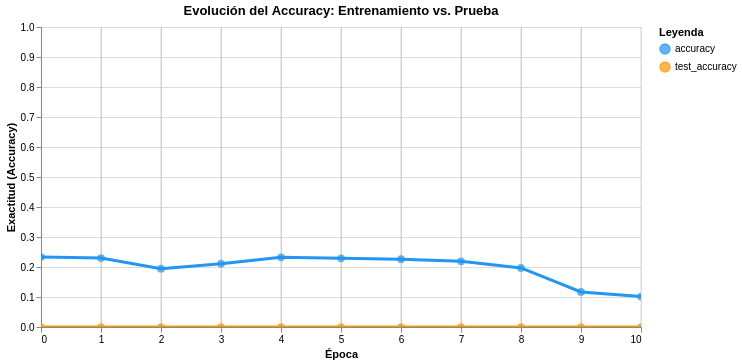
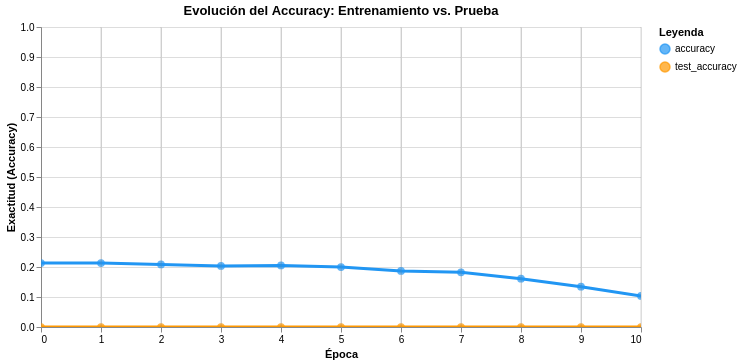
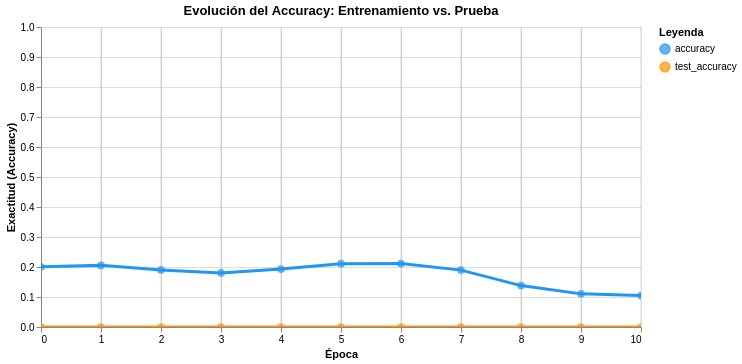
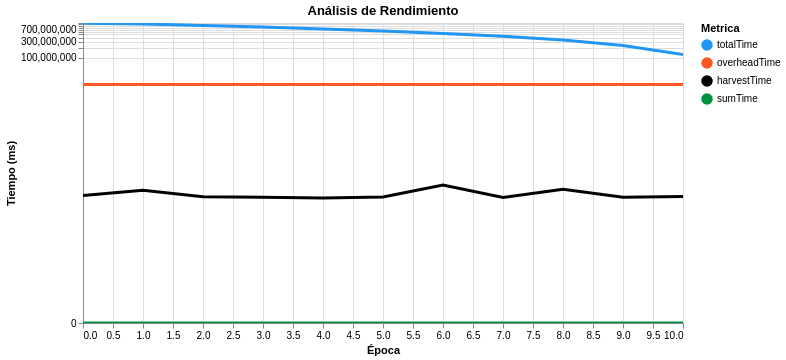

The cell these charts' notebook holds for them, in order:
### Markdown cell above
validamos como fue el entrenamiento:

### Code cell
# import os
# os.environ["token"] = os.getenv("HF_TOKEN", "")

# 1. Descargamos el dataset usando el nuevo formato
(dsTest, sizeTest) = downloadDataset("uoft-cs/cifar10", "test")

# 2. Iteramos para traer un lote grande de prueba (como si tuvieramos 1 solo worker para nosotros)
# Pasamos: split=(1,0) para agarrar todo el subset
# workerNumber=1 
# batchSize y classNumber adaptados
x, y = next(getBatch(
    dsTest, 
    batchSize=10000, 
    labels=("img", "label"), 
    size=sizeTest, 
    workerNumber=1, 
    split=(1, 0), 
    shape=(32, 32),
    label="test",
    classNumber=10
))

labelToMeaning = {
    0: "airplane",
    1: "automobile",
    2: "bird",
    3: "cat",
    4: "deer",
    5: "dog",
    6: "frog",
    7: "horse",
    8: "ship",
    9: "truck",
}
plot_accuracy(historyComplete).show()
plot_accuracy(historyComplete2).show()
plot_accuracy(historyComplete3).show()
plot_time(historyComplete).show()
plot_time(historyComplete2).show()
plot_time(historyComplete3).show()

### Figure 1 — Vega-Lite specification as saved in the notebook (floating-point values rounded to 4 significant figures)
{"config": {"view": {"continuousWidth": 300, "continuousHeight": 300}}, "layer": [{"mark": {"type": "line", "strokeWidth": 3}, "encoding": {"color": {"field": "Dataset", "scale": {"domain": ["accuracy", "test_accuracy"], "range": ["#2196F3", "#FF9800"]}, "title": "Leyenda", "type": "nominal"}, "x": {"axis": {"tickMinStep": 1}, "field": "epoch", "title": "Época", "type": "quantitative"}, "y": {"field": "Acc", "scale": {"domain": [0, 1]}, "title": "Exactitud (Accuracy)", "type": "quantitative"}}, "name": "view_cdf7fd61400d0b34_0"}, {"mark": {"type": "point", "filled": true, "size": 60}, "encoding": {"color": {"field": "Dataset", "scale": {"domain": ["accuracy", "test_accuracy"], "range": ["#2196F3", "#FF9800"]}, "title": "Leyenda", "type": "nominal"}, "x": {"axis": {"tickMinStep": 1}, "field": "epoch", "title": "Época", "type": "quantitative"}, "y": {"field": "Acc", "scale": {"domain": [0, 1]}, "title": "Exactitud (Accuracy)", "type": "quantitative"}}}, {"data": {"name": "data-b645f11752c30bcbefeb580875913532"}, "mark": {"type": "rule", "color": "gray"}, "encoding": {"opacity": {"condition": {"param": "param_0d383988c6781c04", "value": 0.3}, "value": 0}, "tooltip": [{"field": "epoch", "title": "Época", "type": "quantitative"}, {"field": "accuracy", "format": ".2%", "title": "Train Acc", "type": "quantitative"}, {"field": "test_accuracy", "format": ".2%", "title": "Test Acc", "type": "quantitative"}], "x": {"field": "epoch", "type": "quantitative"}}, "name": "view_3174e2bd9a0708a4_2"}], "data": {"name": "data-f8efb06de6c88422a0fca452e75e1266"}, "height": 300, "params": [{"name": "param_0d383988c6781c04", "select": {"type": "point", "fields": ["epoch"], "nearest": true, "on": "mouseover"}, "views": ["view_3174e2bd9a0708a4_2"]}, {"name": "param_1e9efca18e7a2868", "select": {"type": "interval", "encodings": ["x", "y"]}, "bind": "scales", "views": ["view_cdf7fd61400d0b34_0"]}], "title": "Evolución del Accuracy: Entrenamiento vs. Prueba", "width": 600, "$schema": "https://vega.github.io/schema/vega-lite/v6.1.0.json", "datasets": {"data-f8efb06de6c88422a0fca452e75e1266": [{"epoch": 0, "Dataset": "accuracy", "Acc": 0.2331}, {"epoch": 1, "Dataset": "accuracy", "Acc": 0.2298}, {"epoch": 2, "Dataset": "accuracy", "Acc": 0.1946}, {"epoch": 3, "Dataset": "accuracy", "Acc": 0.2109}, {"epoch": 4, "Dataset": "accuracy", "Acc": 0.2321}, {"epoch": 5, "Dataset": "accuracy", "Acc": 0.2291}, {"epoch": 6, "Dataset": "accuracy", "Acc": 0.226}, {"epoch": 7, "Dataset": "accuracy", "Acc": 0.2191}, {"epoch": 8, "Dataset": "accuracy", "Acc": 0.1969}, {"epoch": 9, "Dataset": "accuracy", "Acc": 0.1167}, {"epoch": 10, "Dataset": "accuracy", "Acc": 0.1014}, {"epoch": 0, "Dataset": "test_accuracy", "Acc": 0.0}, {"epoch": 1, "Dataset": "test_accuracy", "Acc": 0.0}, {"epoch": 2, "Dataset": "test_accuracy", "Acc": 0.0}, {"epoch": 3, "Dataset": "test_accuracy", "Acc": 0.0}, {"epoch": 4, "Dataset": "test_accuracy", "Acc": 0.0}, {"epoch": 5, "Dataset": "test_accuracy", "Acc": 0.0}, {"epoch": 6, "Dataset": "test_accuracy", "Acc": 0.0}, {"epoch": 7, "Dataset": "test_accuracy", "Acc": 0.0}, {"epoch": 8, "Dataset": "test_accuracy", "Acc": 0.0}, {"epoch": 9, "Dataset": "test_accuracy", "Acc": 0.0}, {"epoch": 10, "Dataset": "test_accuracy", "Acc": 0.0}], "data-b645f11752c30bcbefeb580875913532": [{"epoch": 0, "accuracy": 0.2331, "test_accuracy": 0.0}, {"epoch": 1, "accuracy": 0.2298, "test_accuracy": 0.0}, {"epoch": 2, "accuracy": 0.1946, "test_accuracy": 0.0}, {"epoch": 3, "accuracy": 0.2109, "test_accuracy": 0.0}, {"epoch": 4, "accuracy": 0.2321, "test_accuracy": 0.0}, {"epoch": 5, "accuracy": 0.2291, "test_accuracy": 0.0}, {"epoch": 6, "accuracy": 0.226, "test_accuracy": 0.0}, {"epoch": 7, "accuracy": 0.2191, "test_accuracy": 0.0}, {"epoch": 8, "accuracy": 0.1969, "test_accuracy": 0.0}, {"epoch": 9, "accuracy": 0.1167, "test_accuracy": 0.0}, {"epoch": 10, "accuracy": 0.1014, "test_accuracy": 0.0}]}}

### Figure 2 — Vega-Lite specification as saved in the notebook (floating-point values rounded to 4 significant figures)
{"config": {"view": {"continuousWidth": 300, "continuousHeight": 300}}, "layer": [{"mark": {"type": "line", "strokeWidth": 3}, "encoding": {"color": {"field": "Dataset", "scale": {"domain": ["accuracy", "test_accuracy"], "range": ["#2196F3", "#FF9800"]}, "title": "Leyenda", "type": "nominal"}, "x": {"axis": {"tickMinStep": 1}, "field": "epoch", "title": "Época", "type": "quantitative"}, "y": {"field": "Acc", "scale": {"domain": [0, 1]}, "title": "Exactitud (Accuracy)", "type": "quantitative"}}, "name": "view_cdf7fd61400d0b34_0"}, {"mark": {"type": "point", "filled": true, "size": 60}, "encoding": {"color": {"field": "Dataset", "scale": {"domain": ["accuracy", "test_accuracy"], "range": ["#2196F3", "#FF9800"]}, "title": "Leyenda", "type": "nominal"}, "x": {"axis": {"tickMinStep": 1}, "field": "epoch", "title": "Época", "type": "quantitative"}, "y": {"field": "Acc", "scale": {"domain": [0, 1]}, "title": "Exactitud (Accuracy)", "type": "quantitative"}}}, {"data": {"name": "data-78c09049da219a903e072aa1edb674ab"}, "mark": {"type": "rule", "color": "gray"}, "encoding": {"opacity": {"condition": {"param": "param_0d383988c6781c04", "value": 0.3}, "value": 0}, "tooltip": [{"field": "epoch", "title": "Época", "type": "quantitative"}, {"field": "accuracy", "format": ".2%", "title": "Train Acc", "type": "quantitative"}, {"field": "test_accuracy", "format": ".2%", "title": "Test Acc", "type": "quantitative"}], "x": {"field": "epoch", "type": "quantitative"}}, "name": "view_6d6c1a8e71377d96_2"}], "data": {"name": "data-214d28fdb6d0b617598f3ddd79226a40"}, "height": 300, "params": [{"name": "param_0d383988c6781c04", "select": {"type": "point", "fields": ["epoch"], "nearest": true, "on": "mouseover"}, "views": ["view_6d6c1a8e71377d96_2"]}, {"name": "param_1e9efca18e7a2868", "select": {"type": "interval", "encodings": ["x", "y"]}, "bind": "scales", "views": ["view_cdf7fd61400d0b34_0"]}], "title": "Evolución del Accuracy: Entrenamiento vs. Prueba", "width": 600, "$schema": "https://vega.github.io/schema/vega-lite/v6.1.0.json", "datasets": {"data-214d28fdb6d0b617598f3ddd79226a40": [{"epoch": 0, "Dataset": "accuracy", "Acc": 0.2133}, {"epoch": 1, "Dataset": "accuracy", "Acc": 0.2131}, {"epoch": 2, "Dataset": "accuracy", "Acc": 0.2085}, {"epoch": 3, "Dataset": "accuracy", "Acc": 0.2035}, {"epoch": 4, "Dataset": "accuracy", "Acc": 0.2052}, {"epoch": 5, "Dataset": "accuracy", "Acc": 0.1997}, {"epoch": 6, "Dataset": "accuracy", "Acc": 0.1869}, {"epoch": 7, "Dataset": "accuracy", "Acc": 0.1821}, {"epoch": 8, "Dataset": "accuracy", "Acc": 0.1608}, {"epoch": 9, "Dataset": "accuracy", "Acc": 0.1345}, {"epoch": 10, "Dataset": "accuracy", "Acc": 0.1034}, {"epoch": 0, "Dataset": "test_accuracy", "Acc": 0.0}, {"epoch": 1, "Dataset": "test_accuracy", "Acc": 0.0}, {"epoch": 2, "Dataset": "test_accuracy", "Acc": 0.0}, {"epoch": 3, "Dataset": "test_accuracy", "Acc": 0.0}, {"epoch": 4, "Dataset": "test_accuracy", "Acc": 0.0}, {"epoch": 5, "Dataset": "test_accuracy", "Acc": 0.0}, {"epoch": 6, "Dataset": "test_accuracy", "Acc": 0.0}, {"epoch": 7, "Dataset": "test_accuracy", "Acc": 0.0}, {"epoch": 8, "Dataset": "test_accuracy", "Acc": 0.0}, {"epoch": 9, "Dataset": "test_accuracy", "Acc": 0.0}, {"epoch": 10, "Dataset": "test_accuracy", "Acc": 0.0}], "data-78c09049da219a903e072aa1edb674ab": [{"epoch": 0, "accuracy": 0.2133, "test_accuracy": 0.0}, {"epoch": 1, "accuracy": 0.2131, "test_accuracy": 0.0}, {"epoch": 2, "accuracy": 0.2085, "test_accuracy": 0.0}, {"epoch": 3, "accuracy": 0.2035, "test_accuracy": 0.0}, {"epoch": 4, "accuracy": 0.2052, "test_accuracy": 0.0}, {"epoch": 5, "accuracy": 0.1997, "test_accuracy": 0.0}, {"epoch": 6, "accuracy": 0.1869, "test_accuracy": 0.0}, {"epoch": 7, "accuracy": 0.1821, "test_accuracy": 0.0}, {"epoch": 8, "accuracy": 0.1608, "test_accuracy": 0.0}, {"epoch": 9, "accuracy": 0.1345, "test_accuracy": 0.0}, {"epoch": 10, "accuracy": 0.1034, "test_accuracy": 0.0}]}}

### Figure 3 — Vega-Lite specification as saved in the notebook (floating-point values rounded to 4 significant figures)
{"config": {"view": {"continuousWidth": 300, "continuousHeight": 300}}, "layer": [{"mark": {"type": "line", "strokeWidth": 3}, "encoding": {"color": {"field": "Dataset", "scale": {"domain": ["accuracy", "test_accuracy"], "range": ["#2196F3", "#FF9800"]}, "title": "Leyenda", "type": "nominal"}, "x": {"axis": {"tickMinStep": 1}, "field": "epoch", "title": "Época", "type": "quantitative"}, "y": {"field": "Acc", "scale": {"domain": [0, 1]}, "title": "Exactitud (Accuracy)", "type": "quantitative"}}, "name": "view_cdf7fd61400d0b34_0"}, {"mark": {"type": "point", "filled": true, "size": 60}, "encoding": {"color": {"field": "Dataset", "scale": {"domain": ["accuracy", "test_accuracy"], "range": ["#2196F3", "#FF9800"]}, "title": "Leyenda", "type": "nominal"}, "x": {"axis": {"tickMinStep": 1}, "field": "epoch", "title": "Época", "type": "quantitative"}, "y": {"field": "Acc", "scale": {"domain": [0, 1]}, "title": "Exactitud (Accuracy)", "type": "quantitative"}}}, {"data": {"name": "data-a5979615a2a3632fc629f012a8f72616"}, "mark": {"type": "rule", "color": "gray"}, "encoding": {"opacity": {"condition": {"param": "param_0d383988c6781c04", "value": 0.3}, "value": 0}, "tooltip": [{"field": "epoch", "title": "Época", "type": "quantitative"}, {"field": "accuracy", "format": ".2%", "title": "Train Acc", "type": "quantitative"}, {"field": "test_accuracy", "format": ".2%", "title": "Test Acc", "type": "quantitative"}], "x": {"field": "epoch", "type": "quantitative"}}, "name": "view_74c106e5f837758a_2"}], "data": {"name": "data-e2d1193cdddc2d692c822d8bdb3e5f1d"}, "height": 300, "params": [{"name": "param_0d383988c6781c04", "select": {"type": "point", "fields": ["epoch"], "nearest": true, "on": "mouseover"}, "views": ["view_74c106e5f837758a_2"]}, {"name": "param_1e9efca18e7a2868", "select": {"type": "interval", "encodings": ["x", "y"]}, "bind": "scales", "views": ["view_cdf7fd61400d0b34_0"]}], "title": "Evolución del Accuracy: Entrenamiento vs. Prueba", "width": 600, "$schema": "https://vega.github.io/schema/vega-lite/v6.1.0.json", "datasets": {"data-e2d1193cdddc2d692c822d8bdb3e5f1d": [{"epoch": 0, "Dataset": "accuracy", "Acc": 0.2004}, {"epoch": 1, "Dataset": "accuracy", "Acc": 0.2054}, {"epoch": 2, "Dataset": "accuracy", "Acc": 0.1904}, {"epoch": 3, "Dataset": "accuracy", "Acc": 0.1802}, {"epoch": 4, "Dataset": "accuracy", "Acc": 0.193}, {"epoch": 5, "Dataset": "accuracy", "Acc": 0.2111}, {"epoch": 6, "Dataset": "accuracy", "Acc": 0.2116}, {"epoch": 7, "Dataset": "accuracy", "Acc": 0.1896}, {"epoch": 8, "Dataset": "accuracy", "Acc": 0.138}, {"epoch": 9, "Dataset": "accuracy", "Acc": 0.1105}, {"epoch": 10, "Dataset": "accuracy", "Acc": 0.1049}, {"epoch": 0, "Dataset": "test_accuracy", "Acc": 0.0}, {"epoch": 1, "Dataset": "test_accuracy", "Acc": 0.0}, {"epoch": 2, "Dataset": "test_accuracy", "Acc": 0.0}, {"epoch": 3, "Dataset": "test_accuracy", "Acc": 0.0}, {"epoch": 4, "Dataset": "test_accuracy", "Acc": 0.0}, {"epoch": 5, "Dataset": "test_accuracy", "Acc": 0.0}, {"epoch": 6, "Dataset": "test_accuracy", "Acc": 0.0}, {"epoch": 7, "Dataset": "test_accuracy", "Acc": 0.0}, {"epoch": 8, "Dataset": "test_accuracy", "Acc": 0.0}, {"epoch": 9, "Dataset": "test_accuracy", "Acc": 0.0}, {"epoch": 10, "Dataset": "test_accuracy", "Acc": 0.0}], "data-a5979615a2a3632fc629f012a8f72616": [{"epoch": 0, "accuracy": 0.2004, "test_accuracy": 0.0}, {"epoch": 1, "accuracy": 0.2054, "test_accuracy": 0.0}, {"epoch": 2, "accuracy": 0.1904, "test_accuracy": 0.0}, {"epoch": 3, "accuracy": 0.1802, "test_accuracy": 0.0}, {"epoch": 4, "accuracy": 0.193, "test_accuracy": 0.0}, {"epoch": 5, "accuracy": 0.2111, "test_accuracy": 0.0}, {"epoch": 6, "accuracy": 0.2116, "test_accuracy": 0.0}, {"epoch": 7, "accuracy": 0.1896, "test_accuracy": 0.0}, {"epoch": 8, "accuracy": 0.138, "test_accuracy": 0.0}, {"epoch": 9, "accuracy": 0.1105, "test_accuracy": 0.0}, {"epoch": 10, "accuracy": 0.1049, "test_accuracy": 0.0}]}}

### Figure 4 — Vega-Lite specification as saved in the notebook (floating-point values rounded to 4 significant figures)
{"config": {"view": {"continuousWidth": 300, "continuousHeight": 300}}, "layer": [{"data": {"name": "data-8df6574396247df5f42652fd587f9015"}, "mark": {"type": "line", "strokeWidth": 3}, "encoding": {"color": {"field": "Metrica", "scale": {"domain": ["totalTime", "overheadTime", "harvestTime", "sumTime"], "range": ["#2196F3", "#FF5722", "#000000", "#00913F"]}, "type": "nominal"}, "x": {"field": "epoch", "title": "Época", "type": "quantitative"}, "y": {"field": "ms", "scale": {"type": "symlog"}, "title": "Tiempo (ms)", "type": "quantitative"}}, "name": "view_1d2a59d8745f1469_0"}, {"data": {"name": "data-2d562b455f870f25a7d662b3aa1c6a68"}, "mark": {"type": "rule", "color": "gray", "strokeWidth": 1}, "encoding": {"opacity": {"condition": {"param": "param_7a6147c0c2a01688", "value": 0.3, "empty": false}, "value": 0}, "tooltip": [{"field": "epoch", "title": "Época", "type": "quantitative"}, {"field": "totalTime", "format": ".2f", "title": "Tiempo Total (ms)", "type": "quantitative"}, {"field": "overheadTime", "format": ".2f", "title": "Overhead (ms)", "type": "quantitative"}, {"field": "harvestTime", "format": ".2f", "title": "Harvest (ms)", "type": "quantitative"}, {"field": "sumTime", "format": ".2f", "title": "Sum (ms)", "type": "quantitative"}], "x": {"field": "epoch", "type": "quantitative"}}, "name": "view_99a36b9c67c2383e_1"}, {"data": {"name": "data-8df6574396247df5f42652fd587f9015"}, "mark": {"type": "point", "filled": true, "size": 80}, "encoding": {"color": {"field": "Metrica", "scale": {"domain": ["totalTime", "overheadTime", "harvestTime", "sumTime"], "range": ["#2196F3", "#FF5722", "#000000", "#00913F"]}, "type": "nominal"}, "opacity": {"condition": {"param": "param_7a6147c0c2a01688", "value": 1, "empty": false}, "value": 0}, "x": {"field": "epoch", "title": "Época", "type": "quantitative"}, "y": {"field": "ms", "scale": {"type": "symlog"}, "title": "Tiempo (ms)", "type": "quantitative"}}}], "height": 300, "params": [{"name": "param_7a6147c0c2a01688", "select": {"type": "point", "fields": ["epoch"], "nearest": true, "on": "mouseover"}, "views": ["view_99a36b9c67c2383e_1"]}, {"name": "param_1e9efca18e7a2868", "select": {"type": "interval", "encodings": ["x", "y"]}, "bind": "scales", "views": ["view_1d2a59d8745f1469_0"]}], "title": "Análisis de Rendimiento", "width": 600, "$schema": "https://vega.github.io/schema/vega-lite/v6.1.0.json", "datasets": {"data-8df6574396247df5f42652fd587f9015": [{"epoch": 0, "Metrica": "totalTime", "ms": 1082000000.0}, {"epoch": 1, "Metrica": "totalTime", "ms": 1028000000.0}, {"epoch": 2, "Metrica": "totalTime", "ms": 928000000.0}, {"epoch": 3, "Metrica": "totalTime", "ms": 827700000.0}, {"epoch": 4, "Metrica": "totalTime", "ms": 728000000.0}, {"epoch": 5, "Metrica": "totalTime", "ms": 634900000.0}, {"epoch": 6, "Metrica": "totalTime", "ms": 534700000.0}, {"epoch": 7, "Metrica": "totalTime", "ms": 435500000.0}, {"epoch": 8, "Metrica": "totalTime", "ms": 336700000.0}, {"epoch": 9, "Metrica": "totalTime", "ms": 230700000.0}, {"epoch": 10, "Metrica": "totalTime", "ms": 123500000.0}, {"epoch": 0, "Metrica": "overheadTime", "ms": 15360000.0}, {"epoch": 1, "Metrica": "overheadTime", "ms": 15360000.0}, {"epoch": 2, "Metrica": "overheadTime", "ms": 15360000.0}, {"epoch": 3, "Metrica": "overheadTime", "ms": 15360000.0}, {"epoch": 4, "Metrica": "overheadTime", "ms": 15360000.0}, {"epoch": 5, "Metrica": "overheadTime", "ms": 15360000.0}, {"epoch": 6, "Metrica": "overheadTime", "ms": 15360000.0}, {"epoch": 7, "Metrica": "overheadTime", "ms": 15360000.0}, {"epoch": 8, "Metrica": "overheadTime", "ms": 15360000.0}, {"epoch": 9, "Metrica": "overheadTime", "ms": 15360000.0}, {"epoch": 10, "Metrica": "overheadTime", "ms": 15360000.0}, {"epoch": 0, "Metrica": "harvestTime", "ms": 6928.0}, {"epoch": 1, "Metrica": "harvestTime", "ms": 9934.0}, {"epoch": 2, "Metrica": "harvestTime", "ms": 6356.0}, {"epoch": 3, "Metrica": "harvestTime", "ms": 6207.0}, {"epoch": 4, "Metrica": "harvestTime", "ms": 5898.0}, {"epoch": 5, "Metrica": "harvestTime", "ms": 6238.0}, {"epoch": 6, "Metrica": "harvestTime", "ms": 14500.0}, {"epoch": 7, "Metrica": "harvestTime", "ms": 6087.0}, {"epoch": 8, "Metrica": "harvestTime", "ms": 10790.0}, {"epoch": 9, "Metrica": "harvestTime", "ms": 6168.0}, {"epoch": 10, "Metrica": "harvestTime", "ms": 6451.0}, {"epoch": 0, "Metrica": "sumTime", "ms": 0.0}, {"epoch": 1, "Metrica": "sumTime", "ms": 0.0}, {"epoch": 2, "Metrica": "sumTime", "ms": 0.0}, {"epoch": 3, "Metrica": "sumTime", "ms": 0.0}, {"epoch": 4, "Metrica": "sumTime", "ms": 0.0}, {"epoch": 5, "Metrica": "sumTime", "ms": 0.0}, {"epoch": 6, "Metrica": "sumTime", "ms": 0.0}, {"epoch": 7, "Metrica": "sumTime", "ms": 0.0}, {"epoch": 8, "Metrica": "sumTime", "ms": 0.0}, {"epoch": 9, "Metrica": "sumTime", "ms": 0.0}, {"epoch": 10, "Metrica": "sumTime", "ms": 0.0}], "data-2d562b455f870f25a7d662b3aa1c6a68": [{"epoch": 0, "totalTime": 1082000000.0, "overheadTime": 15360000.0, "harvestTime": 6928.0, "sumTime": 0.0}, {"epoch": 1, "totalTime": 1028000000.0, "overheadTime": 15360000.0, "harvestTime": 9934.0, "sumTime": 0.0}, {"epoch": 2, "totalTime": 928000000.0, "overheadTime": 15360000.0, "harvestTime": 6356.0, "sumTime": 0.0}, {"epoch": 3, "totalTime": 827700000.0, "overheadTime": 15360000.0, "harvestTime": 6207.0, "sumTime": 0.0}, {"epoch": 4, "totalTime": 728000000.0, "overheadTime": 15360000.0, "harvestTime": 5898.0, "sumTime": 0.0}, {"epoch": 5, "totalTime": 634900000.0, "overheadTime": 15360000.0, "harvestTime": 6238.0, "sumTime": 0.0}, {"epoch": 6, "totalTime": 534700000.0, "overheadTime": 15360000.0, "harvestTime": 14500.0, "sumTime": 0.0}, {"epoch": 7, "totalTime": 435500000.0, "overheadTime": 15360000.0, "harvestTime": 6087.0, "sumTime": 0.0}, {"epoch": 8, "totalTime": 336700000.0, "overheadTime": 15360000.0, "harvestTime": 10790.0, "sumTime": 0.0}, {"epoch": 9, "totalTime": 230700000.0, "overheadTime": 15360000.0, "harvestTime": 6168.0, "sumTime": 0.0}, {"epoch": 10, "totalTime": 123500000.0, "overheadTime": 15360000.0, "harvestTime": 6451.0, "sumTime": 0.0}]}}
